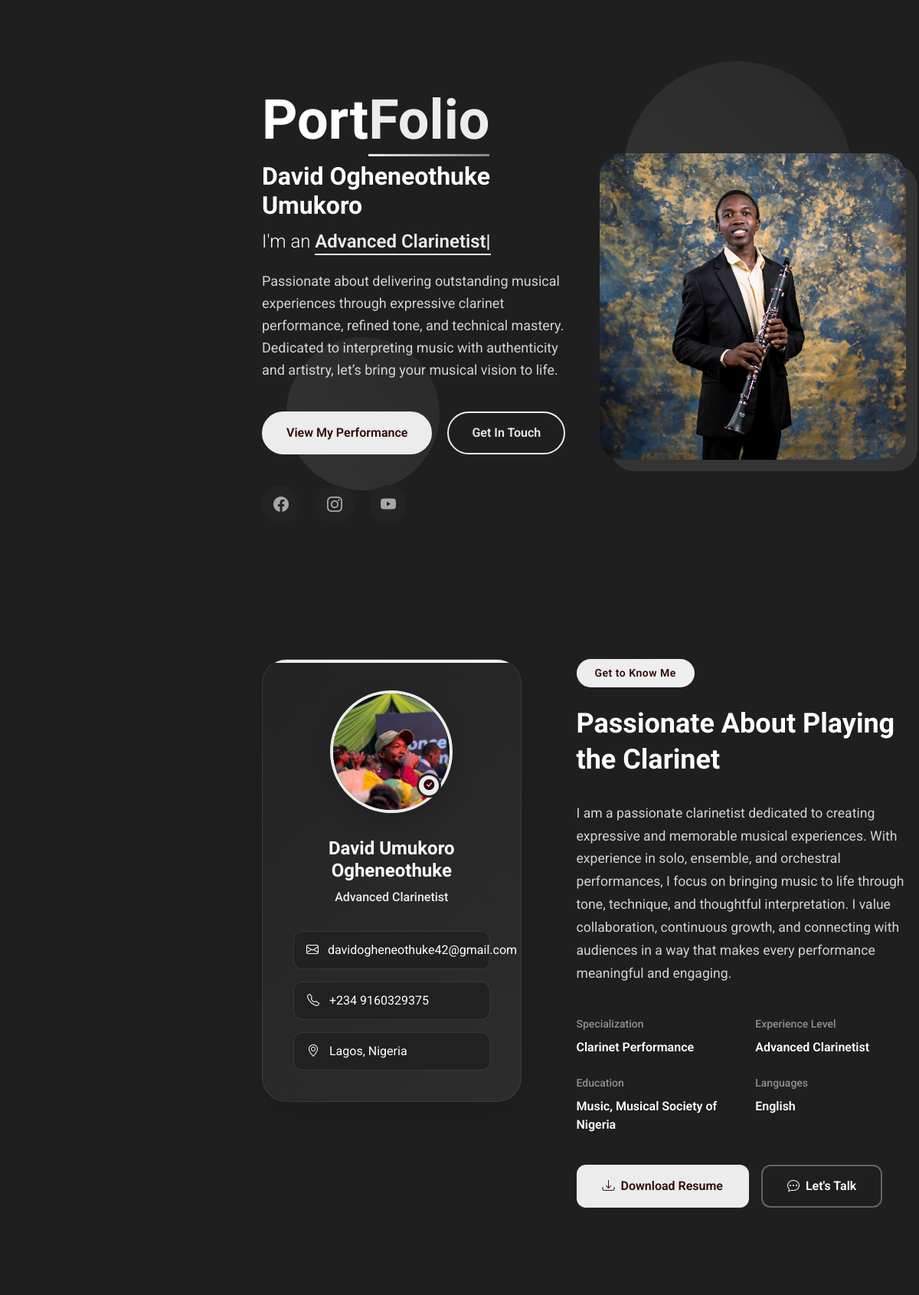
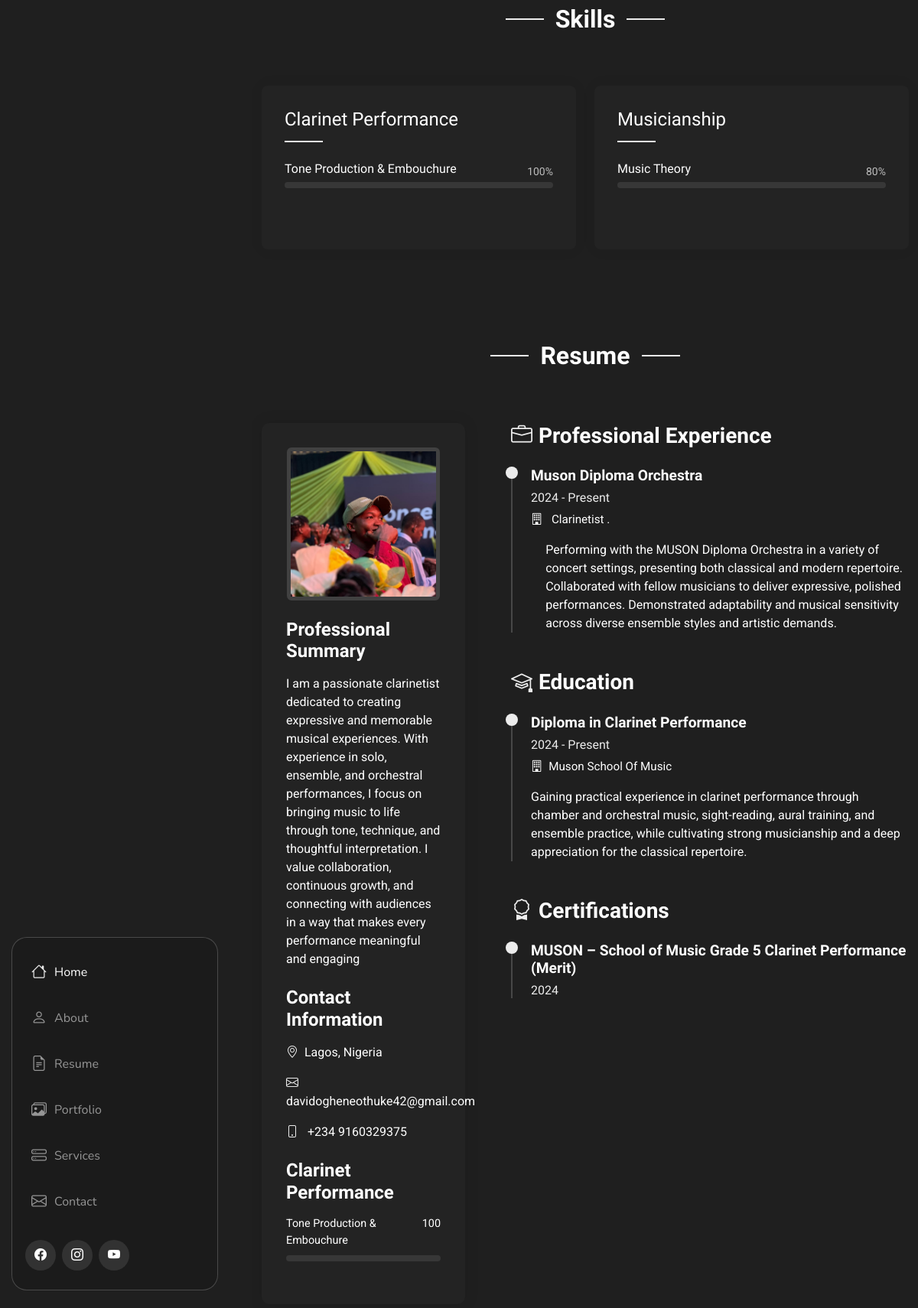
The page / (upper part) on the database its author committed (2 pictures, top to bottom).
### davis/models.py (models this page shows, shortened)
class SocialLink(models.Model):
    platform = models.CharField(max_length=100)
    url = models.URLField()
    icon_class = models.CharField(max_length=100, help_text="Bootstrap icon class, e.g., 'bi bi-twitter-x'")

class CustomUser(AbstractUser):
    name = models.CharField(max_length=50)
    email = models.EmailField(unique=True, max_length=254)
    detail = models.TextField(default=1)
    pic = models.ImageField(upload_to='image/', height_field=None, width_field=None, max_length=None)

class About(models.Model):
    about_pics = models.ImageField(upload_to='image/')
    about_name = models.CharField(max_length=100)
    about_work = models.CharField(max_length=50)
    about_email = models.EmailField(unique=True, max_length=254)
    about_number = models.IntegerField()
    about_location = models.CharField(max_length=50)
    about_details = models.TextField(blank=True)
    education = models.CharField(max_length=150)
    experience_level = models.CharField(max_length=50)
    years_experience = models.PositiveIntegerField(default=0)
    specialization = models.CharField(
        max_length=200,
        help_text="Comma-separated values e.g. UI/UX, Web Dev"
    )
    languages = models.CharField(
        max_length=200,
        help_text="Comma-separated values e.g. English, Spanish, French"
    )

class Skill(models.Model):
    category = models.ForeignKey(
        SkillCategory,
        related_name="skills",
        on_delete=models.CASCADE
    )
    name = models.CharField(max_length=100)
    percentage = models.PositiveIntegerField(
        help_text="Skill level (0–100)"
    )
    tooltip = models.TextField(
        blank=True,
        help_text="Short description shown on hover"
    )
    order = models.PositiveIntegerField(
        default=0,
        help_text="Controls display order"
    )
    class Meta:
        ordering = ["order"]

class SkillCategory(models.Model):
    title = models.CharField(max_length=100)
    description = models.TextField(blank=True)
    class Meta:
        verbose_name_plural = "Skill Categories"

class Experience(models.Model):
    title = models.CharField(max_length=100)
    date = models.CharField(max_length=50)
    description = models.CharField(max_length=100)
    details = models.TextField()

class Education(models.Model):
    title = models.CharField(max_length=200)
    duration = models.CharField(blank=True, max_length=100)
    school = models.CharField(max_length=100)
    descrption = models.TextField()

class Certificate(models.Model):
    certifi = models.CharField(max_length=100)
    date = models.CharField(max_length=100)

### davis/views.py (the view, shortened to what this page needs)
# urls.py: path('', views.index, name='index'),
def index(request):
    user = CustomUser.objects.all()
    about = About.objects.all()
    skill = Skill.objects.all()
    resume = Education.objects.all()
    certi = Certificate.objects.all()
    experi = Experience.objects.all()
    port = Portfolio.objects.all()
    portcate = PortfolioCategory.objects.all()
    services = Services.objects.all()
    testimonial = Testimonial.objects.all()
    context = {
        'user':user,
        'about':about,
        'skill':skill,
        'resume':resume,
        'certi':certi,
        'experi':experi,
        'port':port,
        'portcate':portcate,
        'services':services,
        'testimonial':testimonial,
        'show_sidebar':True,
    }
    return render(request, 'index.html', context)

### davis/context_processors.py (called while the page is built)
def social_links(request):
    return {'social_links': SocialLink.objects.all()}

### templates/index.html (shortened to what this page needs)
{% extends 'base.html' %}
{% load static %}
{% block content %}
<main class="main">
  <section id="hero" class="hero section">
    <div class="background-elements">
    </div>
    <div class="hero-content">
      <div class="container">
        {% for i in user %}
        <div class="row align-items-center">
          <div class="col-lg-6" data-aos="fade-right" data-aos-delay="100">
            <div class="hero-text">
              <h1>Port<span class="accent-text">Folio</span></h1>
              <h2>{{ i.name }}</h2>
              <p class="lead">I'm an <span class="typed" data-typed-items="Advanced Clarinetist"></span></p>
              <p class="description">{{i.detail}}</p>
              <div class="hero-actions">
                <a href="#portfolio" class="btn btn-primary">View My Performance</a>
                <a href="#contact" class="btn btn-outline">Get In Touch</a>
              </div>
              <div class="social-links">
                {% for link in social_links %}
                <a href="{{ link.url }}" class="{{ link.name|lower }}">
                  <i class="{{ link.icon_class }}"></i>
                </a>
                {% endfor %}
              </div>
            </div>
          </div>
          <div class="col-lg-6" data-aos="fade-left" data-aos-delay="200">
            <div class="hero-visual">
              <div class="profile-container">
                <img src="{{i.pic.url}}" alt="Alexander Chen" class="profile-image">
              </div>
            </div>
          </div>
        </div>
        {% endfor %}
      </div>
    </div>
  </section>
  <section id="about" class="about section">
    <div class="container" data-aos="fade-up" data-aos-delay="100">
      {% for i in about %}
      <div class="row">
        <div class="col-lg-5" data-aos="zoom-in" data-aos-delay="200">
          <div class="profile-card">
            <div class="profile-header">
              <div class="profile-image">
                <img src="{{i.about_pics.url}}" alt="Profile Image" class="img-fluid">
              </div>
              <div class="profile-badge">
                <i class="bi bi-check-circle-fill"></i>
              </div>
            </div>
            <div class="profile-content">
              <h3>{{i.about_name}}</h3>
              <p class="profession">{{i.about_work}}</p>
              <div class="contact-links">
                <a href="mailto:{{i.about_email}}" class="contact-item">
                  <i class="bi bi-envelope"></i>
                  {{i.about_email}}
                </a>
                <a href="tel:+234{{i.about_number}}" class="contact-item">
                  <i class="bi bi-telephone"></i>
                  +234 {{i.about_number}}
                </a>
                <a href="#" class="contact-item">
                  <i class="bi bi-geo-alt"></i>
                  {{i.about_location}}
                </a>
              </div>
            </div>
          </div>
        </div>
        <div class="col-lg-7" data-aos="fade-left" data-aos-delay="300">
          <div class="about-content">
            <div class="section-header">
              <span class="badge-text">Get to Know Me</span>
              <h2>Passionate About Playing the Clarinet</h2>
            </div>
            <div class="description">
              <p>{{i.about_details}}.</p>
            </div>
            <div class="details-grid">
              <div class="detail-row">
                <div class="detail-item">
                  <span class="detail-label">Specialization</span>
                  <span class="detail-value">{{i.specialization}}</span>
                </div>
                <div class="detail-item">
                  <span class="detail-label">Experience Level</span>
                  <span class="detail-value">{{i.experience_level}}</span>
                </div>
              </div>
              <div class="detail-row">
                <div class="detail-item">
                  <span class="detail-label">Education</span>
                  <span class="detail-value">{{i.education}}</span>
                </div>
                <div class="detail-item">
                  <span class="detail-label">Languages</span>
                  <span class="detail-value">{{i.languages}}</span>
                </div>
              </div>
            </div>
            <div class="cta-section">
              <a href="{% url 'download_resume' %}" class="btn btn-primary">
                <i class="bi bi-download"></i>
                Download Resume
              </a>
              <a href="#contact" class="btn btn-outline">
                <i class="bi bi-chat-dots"></i>
                Let's Talk
              </a>
            </div>
          </div>
        </div>
      </div>
      {% endfor %}
    </div>
  </section>
  <section id="skills" class="skills section">
    <div class="container section-title" data-aos="fade-up">
      <h2>Skills</h2>
    </div>
    <div class="container" data-aos="fade-up" data-aos-delay="100">
      <div class="row">
        {% for i in skill %}
        <div class="col-lg-6">
          <div class="skills-category" data-aos="fade-up" data-aos-delay="200">
            <h3>{{i.category.title}}</h3>
            <div class="skills-animation">
              <div class="skill-item">
                <div class="d-flex justify-content-between align-items-center">
                  <h4>{{i.name}}</h4>
                  <span class="skill-percentage">{{i.percentage}}%</span>
                </div>
                <div class="progress">
                </div>
              </div>
            </div>
          </div>
        </div>
        {% endfor %}
      </div>
    </div>
  </section>
  <section id="resume" class="resume section">
    <div class="container section-title" data-aos="fade-up">
      <h2>Resume</h2>
    </div>
    <div class="container" data-aos="fade-up" data-aos-delay="100">
      <div class="row gy-4">
        <div class="col-lg-4">
          <div class="resume-side" data-aos="fade-right" data-aos-delay="100">
            {% for i in about %}
            <div class="profile-img mb-4">
              <img src="{{i.about_pics.url}}" alt="Profile" class="img-fluid rounded">
            </div>
            <h3>Professional Summary</h3>
            <p>{{i.about_details}}</p>
            {% endfor %}
            <h3 class="mt-4">Contact Information</h3>
            {% for i in about %}
            <ul class="contact-info list-unstyled">
              <li><i class="bi bi-geo-alt"></i>{{i.about_location}}</li>
              <li><i class="bi bi-envelope"></i> {{i.about_email}}</li>
              <li><i class="bi bi-phone"></i> +234 {{i.about_number}}</li>
            </ul>
            {% endfor %}
            {% with skill.first as i %}
            <div class="skills-animation mt-4">
              <h3>{{i.category.title}}</h3>
              <div class="skill-item">
                <div class="d-flex justify-content-between">
                  <span>{{i.name}}</span>
                  <span>{{i.percentage}}</span>
                </div>
                <div class="progress">
                </div>
              </div>
            </div>
            {% endwith %}
          </div>
        </div>
        <div class="col-lg-8 ps-4 ps-lg-5">
          <div class="resume-section" data-aos="fade-up">
            <h3><i class="bi bi-briefcase me-2"></i>Professional Experience</h3>
            {% for i in experi %}
            <div class="resume-item">
              <h4>{{i.title}}</h4>
              <h5>{{i.date}}</h5>
              <p class="company"><i class="bi bi-building"></i> {{i.description}} .</p>
              <ul>
                <p>{{i.details}}</p>
              </ul>
            </div>
            {% endfor %}
          </div>
          <div class="resume-section" data-aos="fade-up" data-aos-delay="100">
            <h3><i class="bi bi-mortarboard me-2"></i>Education</h3>
            {% for i in resume %}
            <div class="resume-item">
              <h4>{{i.title}}</h4>
              <h5>{{i.duration}}</h5>
              <p class="company"><i class="bi bi-building"></i>{{i.school}}</p>
              <p>{{i.descrption}}</p>
            </div>
            {% endfor %}
          </div>
          <div class="resume-section" data-aos="fade-up" data-aos-delay="200">
            <h3><i class="bi bi-award me-2"></i>Certifications</h3>
            {% for i in certi %}
            <div class="resume-item">
              <h4>{{i.certifi}}</h4>
              <h5>{{i.date}}</h5>
            </div>
            {% endfor %}
          </div>
        </div>
      </div>
    </div>
  </section>
</main>
{% endblock %}

### templates/base.html (shortened to what this page needs)
<!DOCTYPE html>
<html lang="en">
{% load static %}
<head>
  <link href="{% static 'assets/vendor/bootstrap/css/bootstrap.min.css' %}" rel="stylesheet">
  <link href="{% static 'assets/vendor/bootstrap-icons/bootstrap-icons.css' %}" rel="stylesheet">
  <link href="{% static 'assets/vendor/aos/aos.css' %}" rel="stylesheet">
  <link href="{% static 'assets/vendor/glightbox/css/glightbox.min.css' %}" rel="stylesheet">
  <link href="{% static 'assets/vendor/swiper/swiper-bundle.min.css' %}" rel="stylesheet">
  <link href="{% static 'assets/css/main.css' %}" rel="stylesheet">
</head>
<body class="index-page">
  {% if show_sidebar %}
  {% include 'partials/header.html' %}
  {% endif %}
  {% block content%}
  {% endblock %}
</body>
</html>

### templates/partials/header.html (shortened to what this page needs)
{% load static %}
<header id="header" class="header dark-background d-flex flex-column justify-content-center">
  <div class="header-container d-flex flex-column align-items-start">
    <nav id="navmenu" class="navmenu">
      <ul>
        <li><a href="#hero" class="active"><i class="bi bi-house navicon"></i>Home</a></li>
        <li><a href="#about"><i class="bi bi-person navicon"></i> About</a></li>
        <li><a href="#resume"><i class="bi bi-file-earmark-text navicon"></i> Resume</a></li>
        <li><a href="#portfolio"><i class="bi bi-images navicon"></i> Portfolio</a></li>
        <li><a href="#services"><i class="bi bi-hdd-stack navicon"></i> Services</a></li>
        <li><a href="#contact"><i class="bi bi-envelope navicon"></i> Contact</a></li>
      </ul>
    </nav>
    <div class="social-links text-center">
      {% for link in social_links %}
      <a href="{{ link.url }}" class="{{ link.name|lower }}">
        <i class="{{ link.icon_class }}"></i>
      </a>
      {% endfor %}
    </div>
  </div>
</header>

### templates/partials/footer.html (shortened to what this page needs)
{% load static %}

### rows shown on the page
CustomUser: name "David Ogheneothuke Umukoro", detail "Passionate about delivering outstanding musical experiences through expressive clarinet performance, refined tone, and technical mastery. Dedicated to interpreting music with authenticity and artistry, let’s bring your musical vision to life.", pic (picture)
About: about_pics (picture), about_name "David Umukoro Ogheneothuke", about_work "Advanced Clarinetist", about_email "davidogheneothuke42@gmail.com", about_number "9160329375", about_location "Lagos, Nigeria", about_details "I am a passionate clarinetist dedicated to creating expressive and memorable musical experiences. With experience in solo, ensemble, and orchestral performances, I focus on bringing music to life through tone, technique, and thoughtful interpretation. I value collaboration, continuous growth, and connecting with audiences in a way that makes every performance meaningful and engaging", specialization "Clarinet Performance", experience_level "Advanced Clarinetist", education "Music, Musical Society of Nigeria", languages "English"
Skill: category "Clarinet Performance", name "Tone Production & Embouchure", percentage "100"
Skill: category "Musicianship", name "Music Theory", percentage "80"
Experience: title "Muson Diploma Orchestra", date "2024 - Present", description "Clarinetist", details "Performing with the MUSON Diploma Orchestra in a variety of concert settings, presenting both classical and modern repertoire. Collaborated with fellow musicians to deliver expressive, polished performances. Demonstrated adaptability and musical sensitivity across diverse ensemble styles and artistic demands."
Education: title "Diploma in Clarinet Performance", duration "2024 - Present", school "Muson School Of Music", descrption "Gaining practical experience in clarinet performance through chamber and orchestral music, sight-reading, aural training, and ensemble practice, while cultivating strong musicianship and a deep appreciation for the classical repertoire."
Certificate: certifi "MUSON – School of Music Grade 5 Clarinet Performance (Merit)", date "2024"
